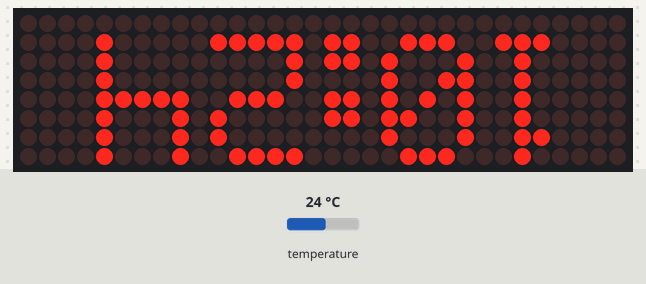
Simulated run of this sketch. Board: Arduino Uno, built with avr-gcc and run on an emulated ATmega328P. On the bench: 32×8 LED matrix. The inputs (shaded band) are chosen by the test bench; at power-on: temperature 24 °C. The local clock reads 2024-03-15 10:24:30 at power-on unless the sketch sets it; what the sketch prints to the serial monitor is not drawn.

Above: at 0.2 s.
At 30.2 s:
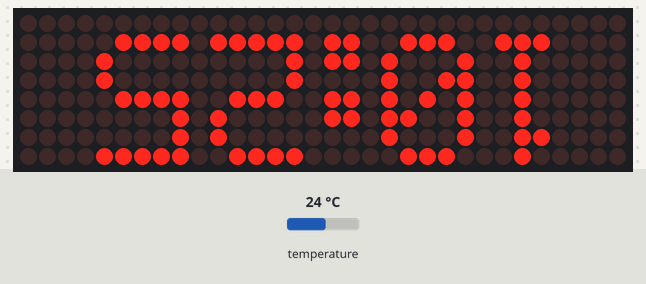

The sketch:

SKETCH10C.ino
```cpp
#include <SPI.h>
#include <MD_MAX72xx.h>
#include <MD_Parola.h>
#include <Adafruit_BMP085.h>
#include <RTClib.h>

#define HARDWARE_TYPE MD_MAX72XX::FC16_HW
#define MAX_DEVICES  4
#define CLK_PIN   14  // or SCK
#define DATA_PIN  13  // or MOSI
#define CS_PIN    15  // or SS

//Setup for DS3231 RTC
RTC_DS3231 rtc;
int rtcyear, rtcmonth, rtcday, rtchr, rtcmin, rtcsec;
#define RTCDEBUG true

// MD_MAX72XX ledmx = MD_MAX72XX(HARDWARE_TYPE, DATA_PIN, CLK_PIN, CS_PIN, MAX_DEVICES);
MD_Parola pmx = MD_Parola(HARDWARE_TYPE, CS_PIN, MAX_DEVICES);

// We always wait a bit between updates of the display
#define  DELAYTIME  100  // in milliseconds

long elapsed_time;

void setup()
{
  Serial.begin(9600);

  // put your setup code here, to run once:
  pmx.begin();
  pmx.setZoneEffect(0, true, PA_FLIP_LR);
  pmx.setZoneEffect(0, true, PA_FLIP_UD);

//RTC setup - display only for now
  if (! rtc.begin())
  {
    Serial.println("Couldn't find RTC");
    Serial.flush();
 //   abort();
  }
  else
  {
    Serial.print("RTC Temperature: ");
    Serial.print(rtc.getTemperature());
    Serial.println(" C");
  }
  if (rtc.lostPower())
  {
    Serial.println("RTC lost power!");
  }
  elapsed_time=millis();
}

void loop()
{
  char chrbuff[5];
  int ddigit, odigit;
  Serial.println(elapsed_time,DEC);
  DateTime now = rtc.now();
  rtchr = now.hour();
  rtcmin = now.minute();
  rtcsec = now.second();
  if (rtcmin == 0)
  {
    ddigit = 0;
    odigit = 0;
  }
  else
  {
    odigit = rtcmin % 10;
    ddigit = (rtcmin - odigit)/10;
  }
  if (RTCDEBUG) { Serial.print("Decimal hour: "); }
  if (RTCDEBUG) { Serial.println(rtchr, DEC); }
  if (RTCDEBUG) { Serial.print("Decimal minute: "); }
  if (RTCDEBUG) { Serial.println(rtcmin, DEC); }
  if (RTCDEBUG) { Serial.print("Decimal seconds: "); }
  if (RTCDEBUG) { Serial.println(rtcsec, DEC); }
  sprintf(chrbuff,"%d:%d",rtchr,rtcmin);
  if(pmx.displayAnimate())
    pmx.displayText(chrbuff,PA_CENTER,50,0,PA_PRINT,PA_NO_EFFECT);
  delay(DELAYTIME);
  elapsed_time=millis();
}
```

Measured:
- what the display in image 0 shows lasts 30.0 s, from 0.1 s to 30.1 s
- what the display in image 1 shows lasts 60.0 s, from 30.1 s to 90.1 s
